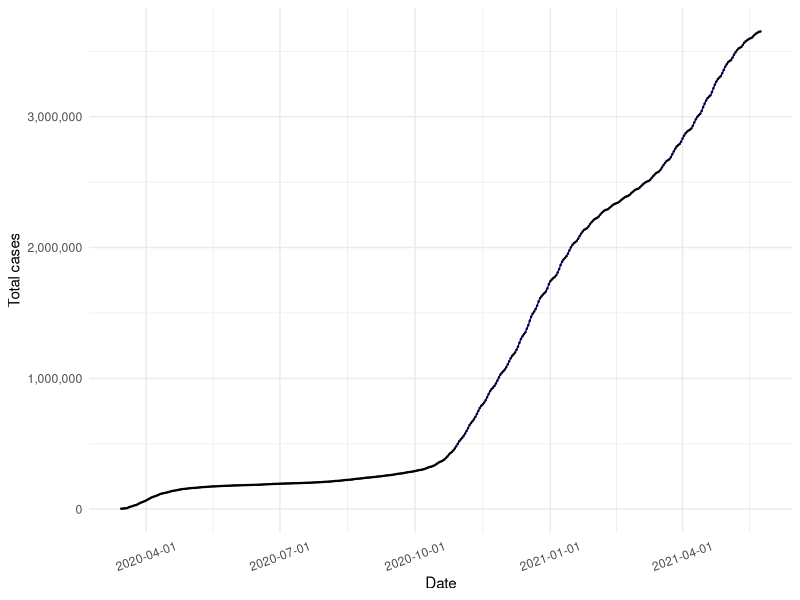
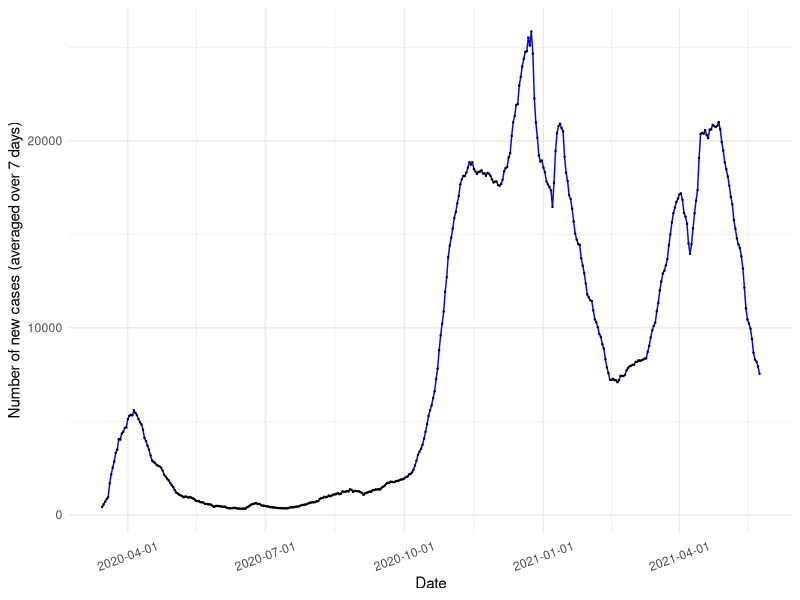
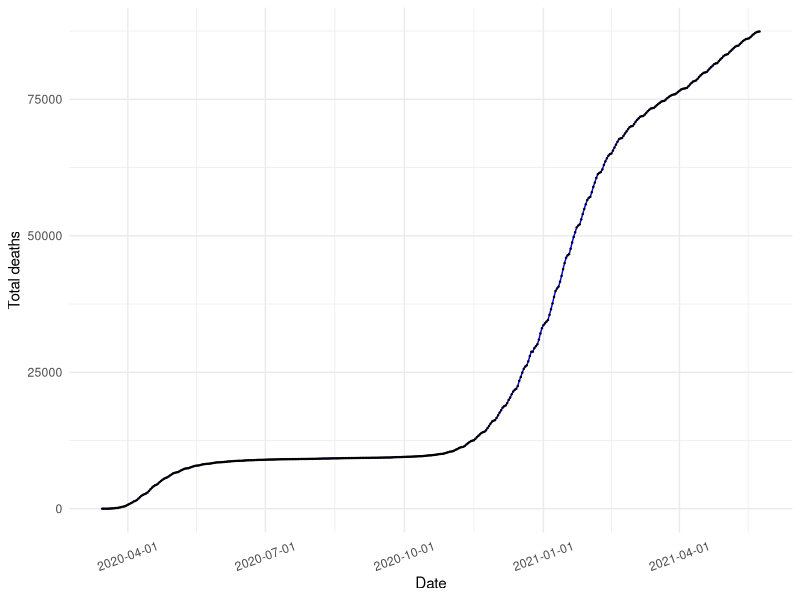
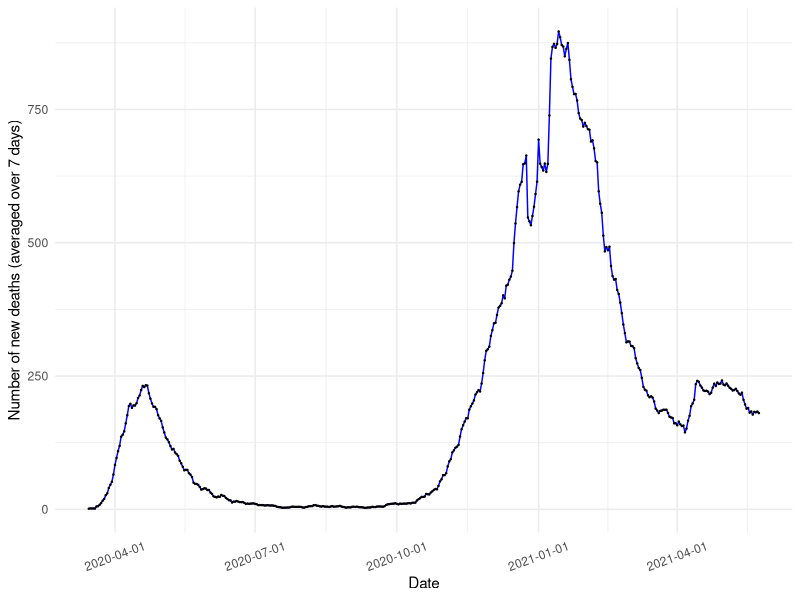

Write the R code that produced these figures, in order.
## ---- chunk 1

knitr::opts_chunk$set(echo=TRUE, collapse = TRUE)

libload<-function(...) {
    libs<-unlist(list(...))
    req<-unlist(lapply(libs,require,character.only=TRUE))
    need<-libs[req==FALSE]
    if(length(need)>0){ 
        install.packages(need, repos = "https://ftp.fau.de/cran/")
        lapply(need, require, character.only=TRUE)
    }
}
packages <- c("data.table", "ggplot2", "dplyr", "stats", "RColorBrewer", "readr", "here", "scales")
libload(packages)


`%notin%` <- function(x,y) !(x %in% y) 
all.cases <- read_csv(here("static", "data", "GermanyAllNumbers.csv"))
all.cases$dates <- as.Date(all.cases$date)

color_deu <- '#0000FF'

colors16 <- c('#A6CEE3', '#1F78B4', '#B2DF8A', '#33A02C',
              '#000000', '#FF7F00', '#CAB2D6', 
              '#EFBE2F', '#FFFF99', '#B15928', '#F3A3B1', '#466D32',
              '#621AC1', '#C7D7D0', '#E31A1C','#F20CF4', '#123456')

## ---- chunk 2

# Plot 1 == Linear scale for total number of cases
cum.plot <- ggplot(data=all.cases, aes(x=date, y=total_cases)) +
            geom_line(color=color_deu) + geom_point(size = 0.2) +     
          #  scale_color_brewer(palette = 'Paired') + 
          #  scale_colour_manual(name= "State", values= colors16) +
          #  scale_x_continuous('Days since the 100th case', limits=c(0,200)) + 
            scale_x_date(name='Date', labels=date_format('%Y-%m-%d')) + 
            scale_y_continuous(name="Total cases", labels= comma) + 
            #ggtitle('Linear scale') +
            theme_minimal() + theme(axis.text.x = element_text(angle=20, hjust=0.5, vjust=0.5))

print(cum.plot) 

## ---- chunk 3

newcase7.plot <- ggplot(data=all.cases, aes(x=date, y=new_cases_smoothed)) +
            geom_line(color=color_deu) + geom_point(size = 0.2) + 
       #     scale_color_brewer(palette = 'Paired') +
      #      scale_colour_manual(name= "State", values= colors16) +
            scale_x_date(name='Date', labels=date_format('%Y-%m-%d')) + 
            scale_y_continuous(name="Number of new cases (averaged over 7 days)") + 
            #ggtitle('Linear scale') +
            theme_minimal() + theme(axis.text.x = element_text(angle=20, hjust=0.5, vjust=0.5))

print(newcase7.plot)
 
## ---- chunk 4
#num.deaths <- read_csv(here("static", "data", "GermanyTotalDeaths10States.csv"))

# Choose all the data points for the selected countries starting from Days_5 > 0
#deaths.final <- states.final[states.final$DeathsDays_5 > 0,]

# Plot 1 == Linear scale for total number of cases
deaths.plot <- ggplot(data= all.cases, aes(x=dates, y=total_deaths)) +
   geom_line(color=color_deu) + geom_point(size = 0.2) + 
  # scale_color_brewer(palette = 'Paired') +
#   scale_colour_manual(name= "State", values= colors16) +
#   scale_x_continuous('Days since 5 deaths', limits=c(0,200)) + 
   scale_x_date(name='Date', labels=date_format('%Y-%m-%d')) + 
    scale_y_continuous(name="Total deaths") + 
#   scale_y_continuous("Total deaths", trans = 'log10', breaks = logbreaks, 
#                      minor_breaks = logminor_breaks) +
#   annotation_logticks(sides="l") + 
   #ggtitle('Linear scale') +
   theme_minimal() +
  theme(axis.text.x = element_text(angle=20, hjust=0.5, vjust=0.5))

print(deaths.plot)

## ---- chunk 5
#new.cases <- read_csv(here("static", "data", "GermanyNewCases10States.csv"))

#states.final$Dates <- as.Date(states.final$Dates)
#death7days <- states.final
#death7days <- death7days[death7days$Dates > as.Date('2020-03-20'),]

death7days.plot <- ggplot(data= all.cases, aes(x=date, y=new_deaths_smoothed)) +
            geom_line(color=color_deu) + geom_point(size = 0.2) + 
       #     scale_color_brewer(palette = 'Paired') +
            scale_colour_manual(values= color_deu) +
            scale_x_date(name='Date', labels=date_format('%Y-%m-%d')) + 
            scale_y_continuous(name="Number of new deaths (averaged over 7 days)") + 
           
            #ggtitle('Linear scale') +
            theme_minimal() + theme(axis.text.x = element_text(angle=20, hjust=0.5, vjust=0.5))

print(death7days.plot)
 
